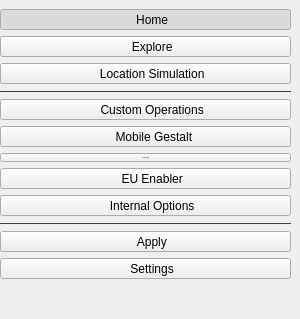
        <widget class="QWidget" name="sidebar" native="true">
         <property name="sizePolicy">
          <sizepolicy hsizetype="Fixed" vsizetype="Preferred">
           <horstretch>0</horstretch>
           <verstretch>0</verstretch>
          </sizepolicy>
         </property>
         <property name="minimumSize">
          <size>
           <width>300</width>
           <height>0</height>
          </size>
         </property>
         <property name="styleSheet">
          <string notr="true">QFrame {
	color: #414141;
}</string>
         </property>
         <layout class="QVBoxLayout" name="verticalLayout">
          <property name="leftMargin">
           <number>0</number>
          </property>
          <property name="topMargin">
           <number>9</number>
          </property>
          <property name="rightMargin">
           <number>9</number>
          </property>
          <property name="bottomMargin">
           <number>0</number>
          </property>
          <item>
           <widget class="QToolButton" name="homePageBtn">
            <property name="sizePolicy">
             <sizepolicy hsizetype="Expanding" vsizetype="Fixed">
              <horstretch>0</horstretch>
              <verstretch>0</verstretch>
             </sizepolicy>
            </property>
            <property name="text">
             <string>    Home</string>
            </property>
            <property name="icon">
             <iconset resource="resources.qrc">
              <normaloff>:/icon/house.svg</normaloff>:/icon/house.svg</iconset>
            </property>
            <property name="checkable">
             <bool>true</bool>
            </property>
            <property name="checked">
             <bool>true</bool>
            </property>
            <property name="autoExclusive">
             <bool>true</bool>
            </property>
            <property name="toolButtonStyle">
             <enum>Qt::ToolButtonTextBesideIcon</enum>
            </property>
            <property name="cls" stdset="0">
             <string>sidebarBtn</string>
            </property>
           </widget>
          </item>
          <item>
           <widget class="QToolButton" name="explorePageBtn">
            <property name="enabled">
             <bool>true</bool>
            </property>
            <property name="sizePolicy">
             <sizepolicy hsizetype="Expanding" vsizetype="Fixed">
              <horstretch>0</horstretch>
              <verstretch>0</verstretch>
             </sizepolicy>
            </property>
            <property name="text">
             <string>    Explore</string>
            </property>
            <property name="icon">
             <iconset resource="resources.qrc">
              <normaloff>:/icon/compass.svg</normaloff>:/icon/compass.svg</iconset>
            </property>
            <property name="checkable">
             <bool>true</bool>
            </property>
            <property name="autoExclusive">
             <bool>true</bool>
            </property>
            <property name="toolButtonStyle">
             <enum>Qt::ToolButtonTextBesideIcon</enum>
            </property>
            <property name="cls" stdset="0">
             <string>sidebarBtn</string>
            </property>
           </widget>
          </item>
          <item>
           <widget class="QToolButton" name="locSimPageBtn">
            <property name="sizePolicy">
             <sizepolicy hsizetype="Expanding" vsizetype="Fixed">
              <horstretch>0</horstretch>
              <verstretch>0</verstretch>
             </sizepolicy>
            </property>
            <property name="text">
             <string>    Location Simulation</string>
            </property>
            <property name="icon">
             <iconset resource="resources.qrc">
              <normaloff>:/icon/geo-alt.svg</normaloff>:/icon/geo-alt.svg</iconset>
            </property>
            <property name="checkable">
             <bool>true</bool>
            </property>
            <property name="autoExclusive">
             <bool>true</bool>
            </property>
            <property name="toolButtonStyle">
             <enum>Qt::ToolButtonTextBesideIcon</enum>
            </property>
            <property name="cls" stdset="0">
             <string>sidebarBtn</string>
            </property>
           </widget>
          </item>
          <item>
           <widget class="Line" name="sidebarDiv1">
            <property name="styleSheet">
             <string notr="true">QFrame {
	color: #414141;
}</string>
            </property>
            <property name="frameShadow">
             <enum>QFrame::Plain</enum>
            </property>
            <property name="orientation">
             <enum>Qt::Horizontal</enum>
            </property>
           </widget>
          </item>
          <item>
           <widget class="QToolButton" name="customOperationsPageBtn">
            <property name="sizePolicy">
             <sizepolicy hsizetype="Expanding" vsizetype="Fixed">
              <horstretch>0</horstretch>
              <verstretch>0</verstretch>
             </sizepolicy>
            </property>
            <property name="text">
             <string>    Custom Operations</string>
            </property>
            <property name="icon">
             <iconset resource="resources.qrc">
              <normaloff>:/icon/pencil.svg</normaloff>:/icon/pencil.svg</iconset>
            </property>
            <property name="checkable">
             <bool>true</bool>
            </property>
            <property name="autoExclusive">
             <bool>true</bool>
            </property>
            <property name="toolButtonStyle">
             <enum>Qt::ToolButtonTextBesideIcon</enum>
            </property>
            <property name="cls" stdset="0">
             <string>sidebarBtn</string>
            </property>
           </widget>
          </item>
          <item>
           <widget class="QToolButton" name="gestaltPageBtn">
            <property name="sizePolicy">
             <sizepolicy hsizetype="Expanding" vsizetype="Fixed">
              <horstretch>0</horstretch>
              <verstretch>0</verstretch>
             </sizepolicy>
            </property>
            <property name="text">
             <string>     Mobile Gestalt</string>
            </property>
            <property name="icon">
             <iconset resource="resources.qrc">
              <normaloff>:/icon/iphone-island.svg</normaloff>:/icon/iphone-island.svg</iconset>
            </property>
            <property name="iconSize">
             <size>
              <width>24</width>
              <height>28</height>
             </size>
            </property>
            <property name="checkable">
             <bool>true</bool>
            </property>
            <property name="autoExclusive">
             <bool>true</bool>
            </property>
            <property name="toolButtonStyle">
             <enum>Qt::ToolButtonTextBesideIcon</enum>
            </property>
            <property name="arrowType">
             <enum>Qt::NoArrow</enum>
            </property>
            <property name="cls" stdset="0">
             <string>sidebarBtn</string>
            </property>
           </widget>
          </item>
          <item>
           <widget class="QToolButton" name="featureFlagsPageBtn">
            <property name="sizePolicy">
             <sizepolicy hsizetype="Expanding" vsizetype="Fixed">
              <horstretch>0</horstretch>
              <verstretch>0</verstretch>
             </sizepolicy>
            </property>
            <property name="font">
             <font>
              <family>.AppleSystemUIFont</family>
              <pointsize>-1</pointsize>
             </font>
            </property>
            <property name="text">
             <string>    Feature Flags</string>
            </property>
            <property name="icon">
             <iconset resource="resources.qrc">
              <normaloff>:/icon/flag.svg</normaloff>:/icon/flag.svg</iconset>
            </property>
            <property name="checkable">
             <bool>true</bool>
            </property>
            <property name="autoExclusive">
             <bool>true</bool>
            </property>
            <property name="toolButtonStyle">
             <enum>Qt::ToolButtonTextBesideIcon</enum>
            </property>
            <property name="cls" stdset="0">
             <string>sidebarBtn</string>
            </property>
           </widget>
          </item>
          <item>
           <widget class="QToolButton" name="euEnablerPageBtn">
            <property name="sizePolicy">
             <sizepolicy hsizetype="Expanding" vsizetype="Fixed">
              <horstretch>0</horstretch>
              <verstretch>0</verstretch>
             </sizepolicy>
            </property>
            <property name="text">
             <string>    EU Enabler</string>
            </property>
            <property name="icon">
             <iconset resource="resources.qrc">
              <normaloff>:/icon/geo-alt.svg</normaloff>:/icon/geo-alt.svg</iconset>
            </property>
            <property name="checkable">
             <bool>true</bool>
            </property>
            <property name="autoExclusive">
             <bool>true</bool>
            </property>
            <property name="toolButtonStyle">
             <enum>Qt::ToolButtonTextBesideIcon</enum>
            </property>
            <property name="cls" stdset="0">
             <string>sidebarBtn</string>
            </property>
           </widget>
          </item>
          <item>
           <widget class="QToolButton" name="internalOptionsPageBtn">
            <property name="sizePolicy">
             <sizepolicy hsizetype="Expanding" vsizetype="Fixed">
              <horstretch>0</horstretch>
              <verstretch>0</verstretch>
             </sizepolicy>
            </property>
            <property name="text">
             <string>    Internal Options</string>
            </property>
            <property name="icon">
             <iconset resource="resources.qrc">
              <normaloff>:/icon/hdd.svg</normaloff>:/icon/hdd.svg</iconset>
            </property>
            <property name="checkable">
             <bool>true</bool>
            </property>
            <property name="autoExclusive">
             <bool>true</bool>
            </property>
            <property name="toolButtonStyle">
             <enum>Qt::ToolButtonTextBesideIcon</enum>
            </property>
            <property name="cls" stdset="0">
             <string>sidebarBtn</string>
            </property>
           </widget>
          </item>
          <item>
           <widget class="Line" name="sidebarDiv2">
            <property name="styleSheet">
             <string notr="true">QFrame {
	color: #414141;
}</string>
            </property>
            <property name="frameShadow">
             <enum>QFrame::Plain</enum>
            </property>
            <property name="orientation">
             <enum>Qt::Horizontal</enum>
            </property>
           </widget>
          </item>
          <item>
           <widget class="QToolButton" name="applyPageBtn">
            <property name="sizePolicy">
             <sizepolicy hsizetype="Expanding" vsizetype="Fixed">
              <horstretch>0</horstretch>
              <verstretch>0</verstretch>
             </sizepolicy>
            </property>
            <property name="text">
             <string>    Apply</string>
            </property>
            <property name="icon">
             <iconset resource="resources.qrc">
              <normaloff>:/icon/check-circle.svg</normaloff>:/icon/check-circle.svg</iconset>
            </property>
            <property name="checkable">
             <bool>true</bool>
            </property>
            <property name="autoExclusive">
             <bool>true</bool>
            </property>
            <property name="toolButtonStyle">
             <enum>Qt::ToolButtonTextBesideIcon</enum>
            </property>
            <property name="cls" stdset="0">
             <string>sidebarBtn</string>
            </property>
           </widget>
          </item>
          <item>
           <widget class="QToolButton" name="settingsPageBtn">
            <property name="sizePolicy">
             <sizepolicy hsizetype="Expanding" vsizetype="Fixed">
              <horstretch>0</horstretch>
              <verstretch>0</verstretch>
             </sizepolicy>
            </property>
            <property name="text">
             <string>    Settings</string>
            </property>
            <property name="icon">
             <iconset resource="resources.qrc">
              <normaloff>:/icon/gear.svg</normaloff>:/icon/gear.svg</iconset>
            </property>
            <property name="checkable">
             <bool>true</bool>
            </property>
            <property name="autoExclusive">
             <bool>true</bool>
            </property>
            <property name="toolButtonStyle">
             <enum>Qt::ToolButtonTextBesideIcon</enum>
            </property>
            <property name="cls" stdset="0">
             <string>sidebarBtn</string>
            </property>
           </widget>
          </item>
          <item>
           <spacer name="verticalSpacer">
            <property name="orientation">
             <enum>Qt::Vertical</enum>
            </property>
            <property name="sizeHint" stdset="0">
             <size>
              <width>20</width>
              <height>40</height>
             </size>
            </property>
           </spacer>
          </item>
         </layout>
        </widget>
